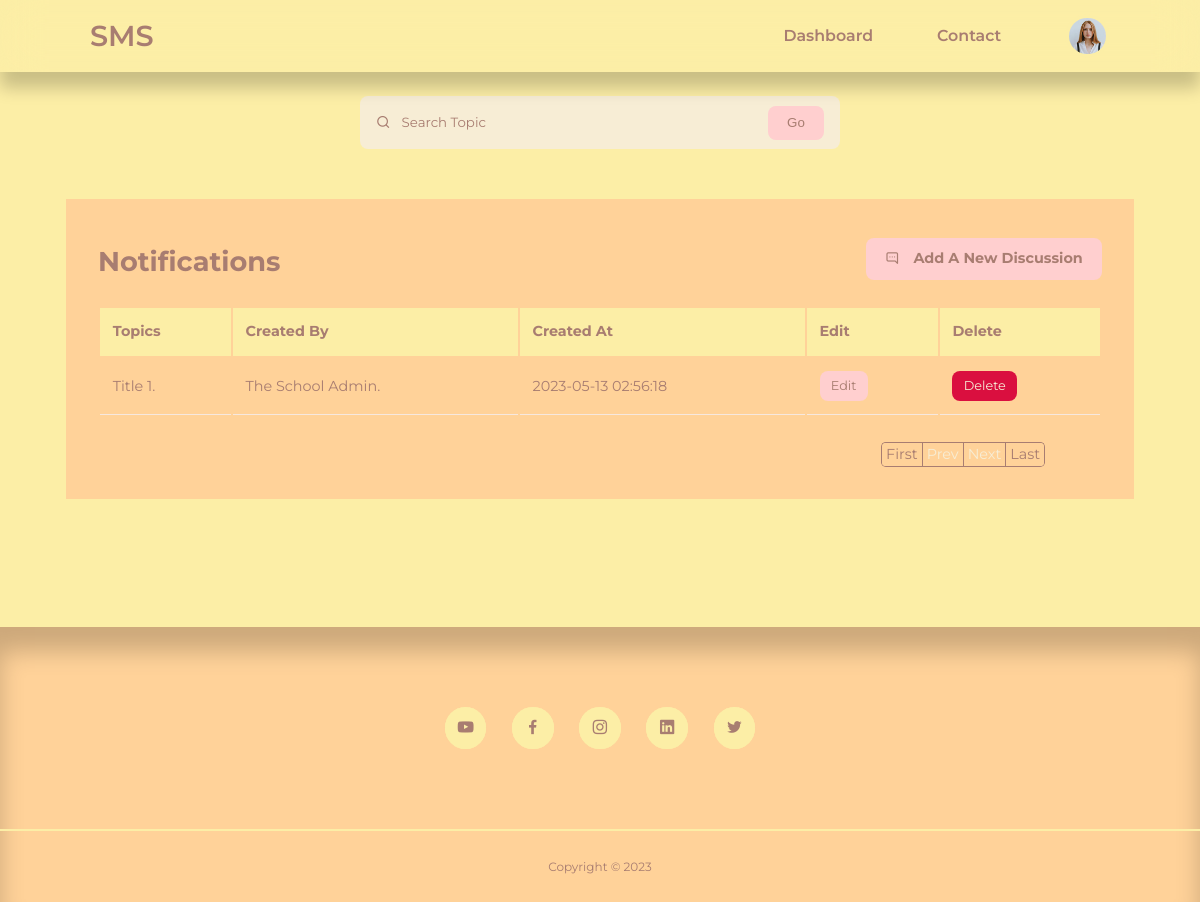
Screenshot of /admin/general-notis.php (signed in) with the database file from the repository.
### tables this page shows
CREATE TABLE `sms_user` (
  `id` int(11) UNSIGNED NOT NULL,
  `firstname` varchar(50) NOT NULL,
  `lastname` varchar(50) NOT NULL,
  `username` varchar(50) NOT NULL,
  `email` varchar(100) NOT NULL,
  `password` varchar(255) NOT NULL,
  `avatar` varchar(255) NOT NULL,
  `is_admin` tinyint(1) NOT NULL
);

CREATE TABLE `sms_admin_posts` (
  `admin_post_id` int(11) UNSIGNED NOT NULL,
  `title` varchar(255) NOT NULL,
  `body` longtext NOT NULL,
  `created_at` timestamp NULL DEFAULT current_timestamp(),
  `updated_at` timestamp NOT NULL DEFAULT current_timestamp()
);

### admin/partials/header.php (called while the page is built, shortened)
<?php
require '../partials/header.php';

### admin/general-notis.php (the view, shortened to what this page needs)
<?php
include 'partials/header.php';
$query = "SELECT * FROM sms_admin_posts ap ORDER BY ap.updated_at DESC, ap.created_at DESC";
$no_of_posts = mysqli_query($connection, $query);
?>
  <section class="posts">
        <section class="post-search__bar">
        <form class="post-search__bar-container" action="<?= ROOT_URL ?>admin/general-post-search-logic.php" method="GET">
            <div>
                <i class="uil uil-search"></i>
                <input type="search" name="topic-search" placeholder="Search Topic">
            </div>
            <button type="submit" name="submit" class="btn">Go</button>
        </form>
    </section>
<section class="dashboard__noti">
    <div class="container dashboard__noti__container">
        <main>
            <div class="header">
                <h2>Notifications</h2>
                <?php if(isset($_SESSION['user_is_admin'])): ?>
                <div class="add-noti">
                    <a href="<?= ROOT_URL ?>admin/add-general-post.php" class="btn discuss">
                    <i class="uil uil-comment-alt-dots"></i> Add A New Discussion
                    </a>
                </div>
                <?php endif ?>
            </div>
            <?php if(mysqli_num_rows($no_of_posts) > 0) : ?>
            <table>
                <thead>
                    <tr>
                        <th>Topics</th>
                        <th>Created By</th>
                        <th>Created At</th>
                        <?php if(isset($_SESSION['user_is_admin'])): ?>
                          <th>Edit</th>
                          <th>Delete</th>
                        <?php endif ?>
                    </tr>
                </thead>
                <tbody>
              <?php
                if (isset($_GET['pageno'])) {
                    $pageno = $_GET['pageno'];
                } else {
                    $pageno = 1;
                }
                $no_of_records_per_page = 10;
                $offset = ($pageno-1) * $no_of_records_per_page;
                $total_pages_sql = "SELECT COUNT(*) FROM sms_admin_posts";
                $result = mysqli_query($connection, $total_pages_sql);
                $total_rows = mysqli_fetch_array($result)[0];
                $total_pages = ceil($total_rows / $no_of_records_per_page);
                $query = "SELECT * FROM sms_admin_posts ap
                ORDER BY ap.updated_at DESC, ap.created_at DESC LIMIT $offset, $no_of_records_per_page";
                $posts = mysqli_query($connection, $query);
              ?>
                <?php while($post = mysqli_fetch_array($posts)) : ?>
                    <tr>
                        <td><a href="<?= ROOT_URL ?>admin/general-post.php?id=<?= $post['admin_post_id'] ?>"><?= $post['title'] ?></a></td>
						            <td>The School Admin.</td>
						            <td><?= $post['created_at'] ?></td>
                        <?php if(isset($_SESSION['user_is_admin'])): ?>
                          <td><a href="<?= ROOT_URL ?>admin/edit-general-post.php?id=<?= $post['admin_post_id']?>" class="btn sm">Edit</a></td>
                          <td><a href="<?= ROOT_URL ?>admin/delete-general-post.php?id=<?= $post['admin_post_id']?>" class="btn sm danger">Delete</a></td>
                        <?php endif ?>
                    </tr>
                    <?php endwhile ?>
                </tbody>
            </table>
            <?php else : ?>
                <div class="alert__message error lg search"><?= "No post found." ?></div>
            <?php endif ?>
            <ul class="pagination">
                <li><a href="?pageno=1">First</a></li>
                <li class="<?php if($pageno <= 1){ echo 'disabled'; } ?>">
                    <a href="<?php if($pageno <= 1){ echo '#'; } else { echo "?pageno=".($pageno - 1); } ?>">Prev</a>
                </li>
                <li class="<?php if($pageno >= $total_pages){ echo 'disabled'; } ?>">
                    <a href="<?php if($pageno >= $total_pages){ echo '#'; } else { echo "?pageno=".($pageno + 1); } ?>">Next</a>
                </li>
                <li><a href="?pageno=<?php echo $total_pages; ?>">Last</a></li>
            </ul>
        </main>
    </div>
  </section>
</section>
<?php
include '../partials/footer.php';
?>

### partials/header.php (shortened to what this page needs)
<?php
require 'config/database.php';
if(isset($_SESSION['user-id'])) {
    $id = filter_var($_SESSION['user-id'], FILTER_SANITIZE_NUMBER_INT);
    $query = "SELECT avatar FROM sms_user WHERE id = $id";
    $result = mysqli_query($connection, $query);
    $avatar = mysqli_fetch_assoc($result);
}
?>
<!DOCTYPE html>
<html lang=""en>
    <head>
        <link rel="stylesheet" href="<?= ROOT_URL ?>/css/style.css?v=<?php echo time(); ?>">
        <link rel="stylesheet" href="https://unicons.iconscout.com/release/v4.0.0/css/line.css">
    </head>
    <body>
        <nav>
            <div class="container nav__container">
                <a href="<?= ROOT_URL ?>/admin/students.php" class="nav__logo">SMS</a>
                <ul class="nav__items">
                    <li><a href="<?= ROOT_URL ?>admin/students.php">Dashboard</a></li>
                    <li><a href="<?= ROOT_URL ?>contact.php">Contact</a></li>
                    <?php if(isset($_SESSION['user-id'])): ?>
                    <li class="nav__profile">
                        <div class="avatar">
                           <img src="<?= ROOT_URL . 'images/' . $avatar['avatar'] ?>">
                        </div>
                    </li>
                    <?php else : ?>
                    <li><a href="<?= ROOT_URL ?>signin.php">Sign In</a></li>
                    <?php endif ?>
                </ul>
            </div>
        </nav>

### rows the page displays
sms_user: avatar (picture)
sms_admin_posts: title "Title 1.", created_at "2023-05-13 02:56:18"
